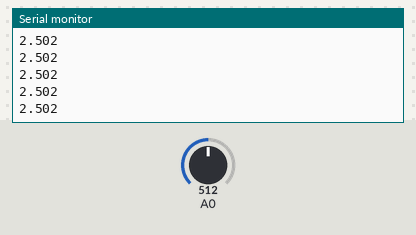
This sketch was run on a simulated Arduino Uno, built with avr-gcc and run on an emulated ATmega328P. Shown: the last lines printed to the serial monitor. Inputs (shaded band) come from the test bench; at power-on: A0 = 512.

Above: at 1.2 s.
1.3 s: A0 set to 716
At 2.1 s:
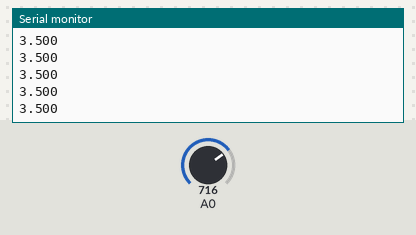
2.8 s: A0 set to 900
At 3.4 s:
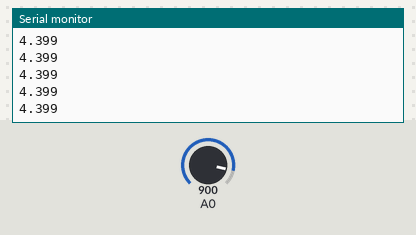
Timing chart, 0 to 5.8 s (numbered marks = the images above; inputs shaded):
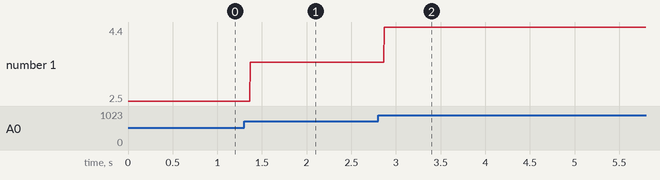

Measured:
- after the input at 1.3 s, the serial monitor: prints a new line after 0.07 s (image 1)
- after the input at 2.8 s, the serial monitor: prints a new line after 0.07 s (image 2)
- plotted number 1: 2.5 → 3.5 after the input at 1.3 s, 3.5 → 4.4 after the input at 2.8 s

The sketch:

Ex8_PartA_s235096.ino
```cpp
void setup() {
  Serial.begin(9600);
}

void loop() {
  int sensorValue = analogRead(A0);
  // Converting from 0-1023 to 0-5 Volt
  float voltage = sensorValue * (5.0 / 1023.0);
  // Print the value with 3 decimals
  Serial.println(voltage, 3);

  delay(1);
}
```
